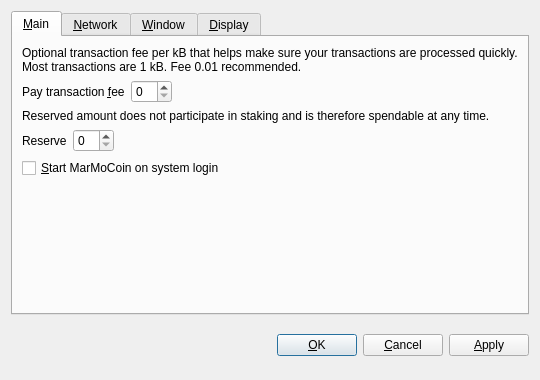
<?xml version="1.0" encoding="UTF-8"?>
<ui version="4.0">
 <class>OptionsDialog</class>
 <widget class="QDialog" name="OptionsDialog">
  <property name="geometry">
   <rect>
    <x>0</x>
    <y>0</y>
    <width>540</width>
    <height>380</height>
   </rect>
  </property>
  <property name="windowTitle">
   <string>Options</string>
  </property>
  <property name="modal">
   <bool>true</bool>
  </property>
  <layout class="QVBoxLayout" name="verticalLayout">
   <item>
    <widget class="QTabWidget" name="tabWidget">
     <property name="tabPosition">
      <enum>QTabWidget::North</enum>
     </property>
     <property name="currentIndex">
      <number>0</number>
     </property>
     <widget class="QWidget" name="tabMain">
      <attribute name="title">
       <string>&amp;Main</string>
      </attribute>
      <layout class="QVBoxLayout" name="verticalLayout_Main">
       <item>
        <widget class="QLabel" name="transactionFeeInfoLabel">
         <property name="text">
          <string>Optional transaction fee per kB that helps make sure your transactions are processed quickly. Most transactions are 1 kB. Fee 0.01 recommended.</string>
         </property>
         <property name="textFormat">
          <enum>Qt::PlainText</enum>
         </property>
         <property name="wordWrap">
          <bool>true</bool>
         </property>
        </widget>
       </item>
       <item>
        <layout class="QHBoxLayout" name="horizontalLayoutFee">
         <item>
          <widget class="QLabel" name="transactionFeeLabel">
           <property name="text">
            <string>Pay transaction &amp;fee</string>
           </property>
           <property name="textFormat">
            <enum>Qt::PlainText</enum>
           </property>
           <property name="buddy">
            <cstring>transactionFee</cstring>
           </property>
          </widget>
         </item>
         <item>
          <widget class="BitcoinAmountField" name="transactionFee"/>
         </item>
         <item>
          <spacer name="horizontalSpacerFee">
           <property name="orientation">
            <enum>Qt::Horizontal</enum>
           </property>
           <property name="sizeHint" stdset="0">
            <size>
             <width>40</width>
             <height>20</height>
            </size>
           </property>
          </spacer>
         </item>
        </layout>
       </item>
       <item>
        <widget class="QLabel" name="reserveBalanceInfoLabel">
         <property name="text">
          <string>Reserved amount does not participate in staking and is therefore spendable at any time.</string>
         </property>
         <property name="textFormat">
          <enum>Qt::PlainText</enum>
         </property>
         <property name="wordWrap">
          <bool>true</bool>
         </property>
        </widget>
       </item>
       <item>
        <layout class="QHBoxLayout" name="horizontalLayoutReserveBalance">
         <item>
          <widget class="QLabel" name="reserveBalanceLabel">
           <property name="text">
            <string>Reserve</string>
           </property>
           <property name="textFormat">
            <enum>Qt::PlainText</enum>
           </property>
           <property name="buddy">
            <cstring>reserveBalance</cstring>
           </property>
          </widget>
         </item>
         <item>
          <widget class="BitcoinAmountField" name="reserveBalance"/>
         </item>
         <item>
          <spacer name="horizontalSpacerReserveBalance">
           <property name="orientation">
            <enum>Qt::Horizontal</enum>
           </property>
           <property name="sizeHint" stdset="0">
            <size>
             <width>40</width>
             <height>20</height>
            </size>
           </property>
          </spacer>
         </item>
        </layout>
       </item>
       <item>
        <widget class="QCheckBox" name="bitcoinAtStartup">
         <property name="toolTip">
          <string>Automatically start MarMoCoin after logging in to the system.</string>
         </property>
         <property name="text">
          <string>&amp;Start MarMoCoin on system login</string>
         </property>
        </widget>
       </item>
       <item>
        <spacer name="verticalSpacer_Main">
         <property name="orientation">
          <enum>Qt::Vertical</enum>
         </property>
         <property name="sizeHint" stdset="0">
          <size>
           <width>20</width>
           <height>40</height>
          </size>
         </property>
        </spacer>
       </item>
      </layout>
     </widget>
     <widget class="QWidget" name="tabNetwork">
      <attribute name="title">
       <string>&amp;Network</string>
      </attribute>
      <layout class="QVBoxLayout" name="verticalLayout_Network">
       <item>
        <widget class="QCheckBox" name="mapPortUpnp">
         <property name="toolTip">
          <string>Automatically open the MarMoCoin client port on the router. This only works when your router supports UPnP and it is enabled.</string>
         </property>
         <property name="text">
          <string>Map port using &amp;UPnP</string>
         </property>
        </widget>
       </item>
       <item>
        <widget class="QCheckBox" name="connectSocks">
         <property name="toolTip">
          <string>Connect to the MarMoCoin network through a SOCKS5 proxy (e.g. when connecting through Tor).</string>
         </property>
         <property name="text">
          <string>&amp;Connect through SOCKS5 proxy:</string>
         </property>
        </widget>
       </item>
       <item>
        <layout class="QHBoxLayout" name="horizontalLayout_Network">
         <item>
          <widget class="QLabel" name="proxyIpLabel">
           <property name="text">
            <string>Proxy &amp;IP:</string>
           </property>
           <property name="textFormat">
            <enum>Qt::PlainText</enum>
           </property>
           <property name="buddy">
            <cstring>proxyIp</cstring>
           </property>
          </widget>
         </item>
         <item>
          <widget class="QValidatedLineEdit" name="proxyIp">
           <property name="maximumSize">
            <size>
             <width>140</width>
             <height>16777215</height>
            </size>
           </property>
           <property name="toolTip">
            <string>IP address of the proxy (e.g. 127.0.0.1)</string>
           </property>
          </widget>
         </item>
         <item>
          <widget class="QLabel" name="proxyPortLabel">
           <property name="text">
            <string>&amp;Port:</string>
           </property>
           <property name="textFormat">
            <enum>Qt::PlainText</enum>
           </property>
           <property name="buddy">
            <cstring>proxyPort</cstring>
           </property>
          </widget>
         </item>
         <item>
          <widget class="QLineEdit" name="proxyPort">
           <property name="maximumSize">
            <size>
             <width>55</width>
             <height>16777215</height>
            </size>
           </property>
           <property name="toolTip">
            <string>Port of the proxy (e.g. 9050)</string>
           </property>
          </widget>
         </item>
         <item>
          <spacer name="horizontalSpacer_Network">
           <property name="orientation">
            <enum>Qt::Horizontal</enum>
           </property>
           <property name="sizeHint" stdset="0">
            <size>
             <width>40</width>
             <height>20</height>
            </size>
           </property>
          </spacer>
         </item>
        </layout>
       </item>
       <item>
        <spacer name="verticalSpacer_Network">
         <property name="orientation">
          <enum>Qt::Vertical</enum>
         </property>
         <property name="sizeHint" stdset="0">
          <size>
           <width>20</width>
           <height>40</height>
          </size>
         </property>
        </spacer>
       </item>
      </layout>
     </widget>
     <widget class="QWidget" name="tabWindow">
      <attribute name="title">
       <string>&amp;Window</string>
      </attribute>
      <layout class="QVBoxLayout" name="verticalLayout_Window">
       <item>
        <widget class="QCheckBox" name="minimizeToTray">
         <property name="toolTip">
          <string>Show only a tray icon after minimizing the window.</string>
         </property>
         <property name="text">
          <string>&amp;Minimize to the tray instead of the taskbar</string>
         </property>
        </widget>
       </item>
       <item>
        <widget class="QCheckBox" name="minimizeOnClose">
         <property name="toolTip">
          <string>Minimize instead of exit the application when the window is closed. When this option is enabled, the application will be closed only after selecting Quit in the menu.</string>
         </property>
         <property name="text">
          <string>M&amp;inimize on close</string>
         </property>
        </widget>
       </item>
       <item>
        <spacer name="verticalSpacer_Window">
         <property name="orientation">
          <enum>Qt::Vertical</enum>
         </property>
         <property name="sizeHint" stdset="0">
          <size>
           <width>20</width>
           <height>40</height>
          </size>
         </property>
        </spacer>
       </item>
      </layout>
     </widget>
     <widget class="QWidget" name="tabDisplay">
      <attribute name="title">
       <string>&amp;Display</string>
      </attribute>
      <layout class="QVBoxLayout" name="verticalLayout_Display">
       <item>
        <layout class="QHBoxLayout" name="horizontalLayout_1_Display">
         <item>
          <widget class="QLabel" name="langLabel">
           <property name="text">
            <string>User Interface &amp;language:</string>
           </property>
           <property name="textFormat">
            <enum>Qt::PlainText</enum>
           </property>
           <property name="buddy">
            <cstring>lang</cstring>
           </property>
          </widget>
         </item>
         <item>
          <widget class="QValueComboBox" name="lang">
           <property name="toolTip">
            <string>The user interface language can be set here. This setting will take effect after restarting MarMoCoin.</string>
           </property>
          </widget>
         </item>
        </layout>
       </item>
       <item>
        <layout class="QHBoxLayout" name="horizontalLayout_2_Display">
         <item>
          <widget class="QLabel" name="unitLabel">
           <property name="text">
            <string>&amp;Unit to show amounts in:</string>
           </property>
           <property name="textFormat">
            <enum>Qt::PlainText</enum>
           </property>
           <property name="buddy">
            <cstring>unit</cstring>
           </property>
          </widget>
         </item>
         <item>
          <widget class="QValueComboBox" name="unit">
           <property name="toolTip">
            <string>Choose the default subdivision unit to show in the interface and when sending coins.</string>
           </property>
          </widget>
         </item>
        </layout>
       </item>
       <item>
        <widget class="QCheckBox" name="coinControlFeatures">
         <property name="toolTip">
          <string>Whether to show coin control features or not.</string>
         </property>
         <property name="text">
          <string>Display coin &amp;control features (experts only!)</string>
         </property>
        </widget>
       </item>
       <item>
        <widget class="QCheckBox" name="minimizeCoinAge">
         <property name="toolTip">
          <string>Whether to select the coin outputs randomly or with minimal coin age.</string>
         </property>
         <property name="text">
          <string>Minimize weight consumption (experimental)</string>
         </property>
        </widget>
       </item>
       <item>
        <widget class="QCheckBox" name="useBlackTheme">
         <property name="text">
          <string>Use black visual theme (requires restart)</string>
         </property>
        </widget>
       </item>
       <item>
        <spacer name="verticalSpacer_Display">
         <property name="orientation">
          <enum>Qt::Vertical</enum>
         </property>
         <property name="sizeHint" stdset="0">
          <size>
           <width>20</width>
           <height>40</height>
          </size>
         </property>
        </spacer>
       </item>
      </layout>
     </widget>
    </widget>
   </item>
   <item>
    <layout class="QHBoxLayout" name="horizontalLayout_Buttons">
     <item>
      <spacer name="horizontalSpacer_1">
       <property name="orientation">
        <enum>Qt::Horizontal</enum>
       </property>
       <property name="sizeHint" stdset="0">
        <size>
         <width>40</width>
         <height>48</height>
        </size>
       </property>
      </spacer>
     </item>
     <item>
      <widget class="QLabel" name="statusLabel">
       <property name="font">
        <font>
         <weight>75</weight>
         <bold>true</bold>
        </font>
       </property>
       <property name="text">
        <string/>
       </property>
       <property name="textFormat">
        <enum>Qt::PlainText</enum>
       </property>
       <property name="wordWrap">
        <bool>true</bool>
       </property>
      </widget>
     </item>
     <item>
      <spacer name="horizontalSpacer_2">
       <property name="orientation">
        <enum>Qt::Horizontal</enum>
       </property>
       <property name="sizeHint" stdset="0">
        <size>
         <width>40</width>
         <height>48</height>
        </size>
       </property>
      </spacer>
     </item>
     <item>
      <widget class="QPushButton" name="okButton">
       <property name="text">
        <string>&amp;OK</string>
       </property>
      </widget>
     </item>
     <item>
      <widget class="QPushButton" name="cancelButton">
       <property name="text">
        <string>&amp;Cancel</string>
       </property>
       <property name="autoDefault">
        <bool>false</bool>
       </property>
      </widget>
     </item>
     <item>
      <widget class="QPushButton" name="applyButton">
       <property name="text">
        <string>&amp;Apply</string>
       </property>
       <property name="autoDefault">
        <bool>false</bool>
       </property>
      </widget>
     </item>
    </layout>
   </item>
  </layout>
 </widget>
 <customwidgets>
  <customwidget>
   <class>BitcoinAmountField</class>
   <extends>QSpinBox</extends>
   <header>bitcoinamountfield.h</header>
  </customwidget>
  <customwidget>
   <class>QValueComboBox</class>
   <extends>QComboBox</extends>
   <header>qvaluecombobox.h</header>
  </customwidget>
  <customwidget>
   <class>QValidatedLineEdit</class>
   <extends>QLineEdit</extends>
   <header>qvalidatedlineedit.h</header>
  </customwidget>
 </customwidgets>
 <resources/>
 <connections/>
</ui>
